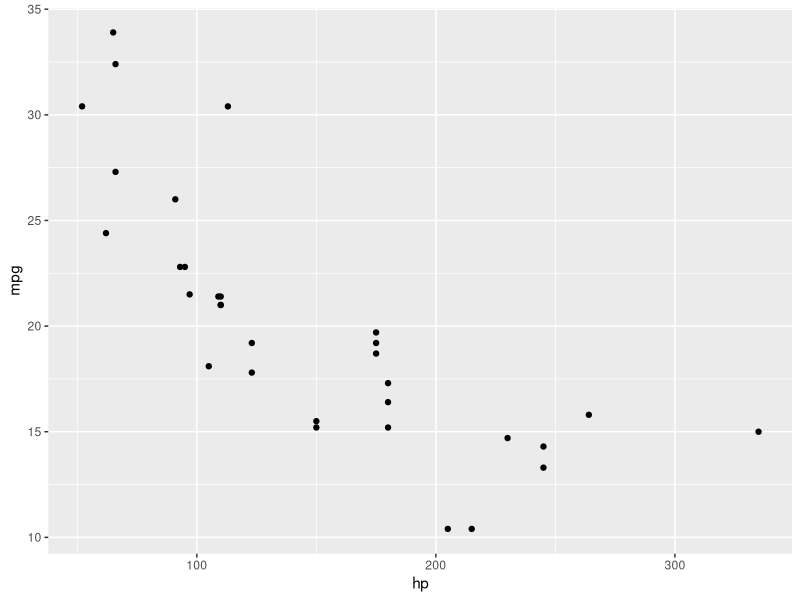
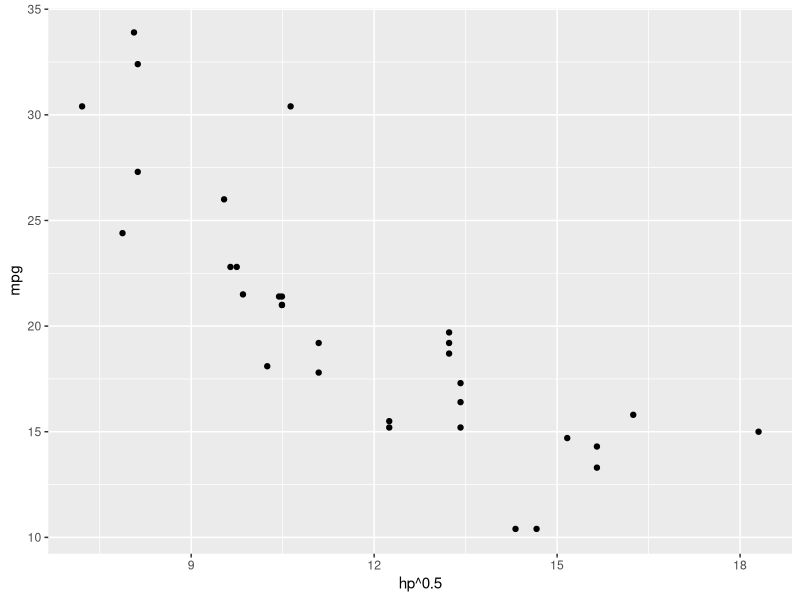
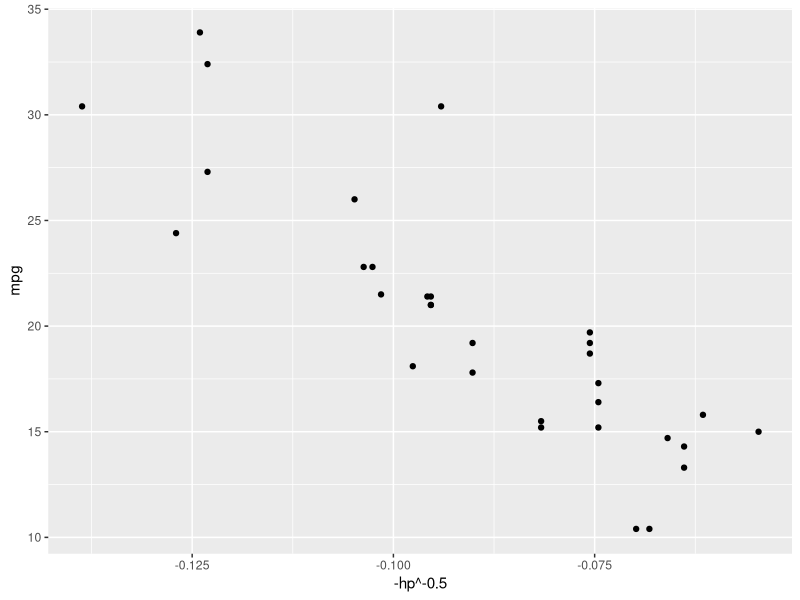
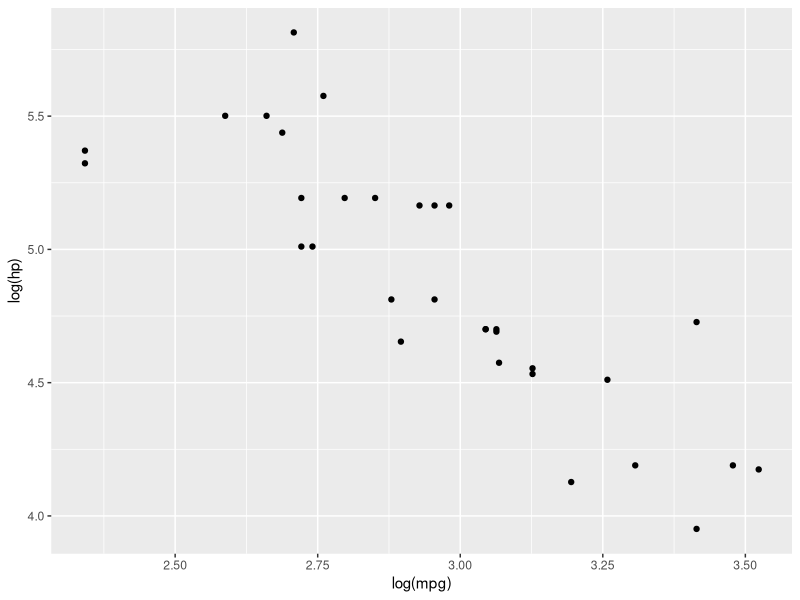
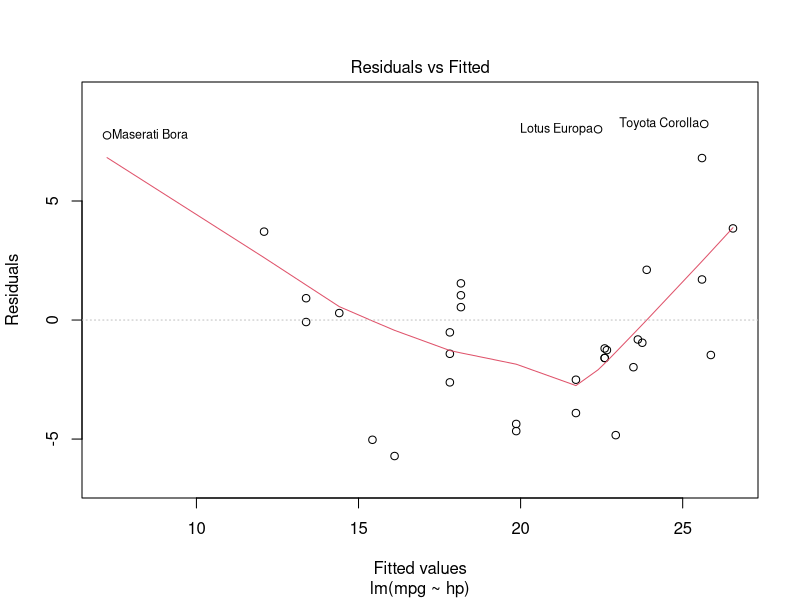
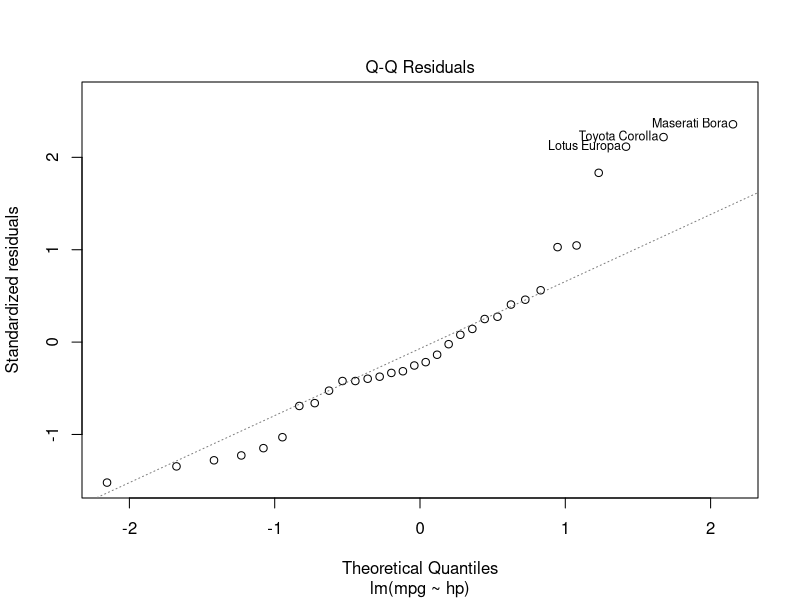
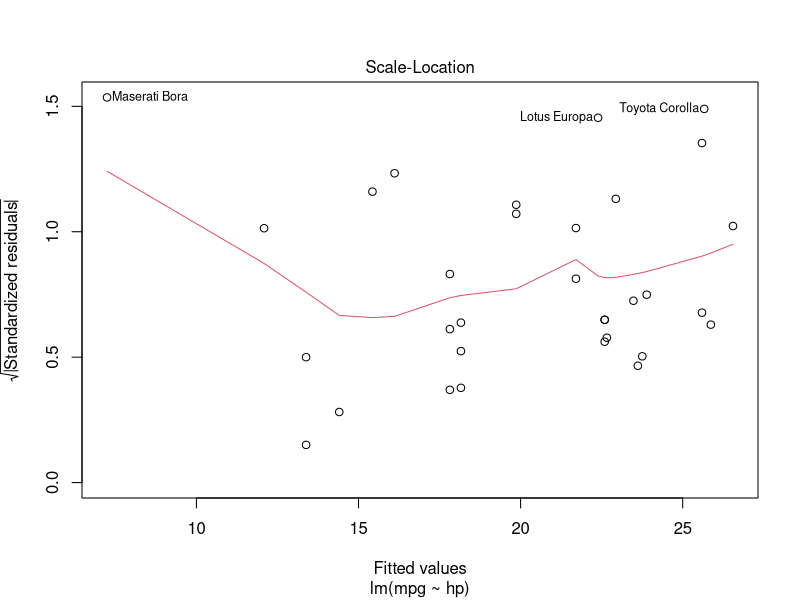
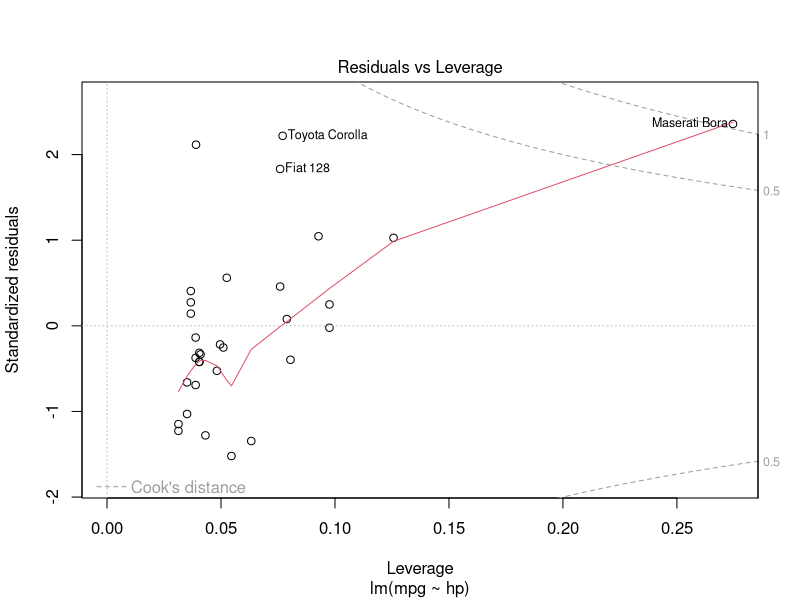

Reproduce these figures in R, in order. (Note: this script raises an error after producing the figures.)
library(ggplot2)

qplot(hp, mpg, data = mtcars)
qplot(hp^0.5, mpg, data = mtcars)
qplot(-hp^-0.5, mpg, data = mtcars)

fit1 <- lm(mpg ~ hp, mtcars)
fit2 <- lm(mpg ~ I(-hp^-0.7), mtcars)
summary(fit1)
summary(fit2)

qplot(log(mpg), log(hp), data = mtcars)

fit3 <- lm(mpg ~ hp, mtcars)
summary(fit3)

plot(fit3)

library(dplyr)
set.seed(42)

d <- data_frame(y = rnorm(30), x_1 = rnorm(30), x_2 = x_1, x_3 = rnorm(30))

pairs(d)
fit <- lm(y ~ ., d)
summary(fit)

select(d, -y)


data(cars)
qplot(speed, dist, data = cars)
cars <- mutate(cars, speed_2 = speed^2, speed_3 = speed^3)

fit2 <- lm(dist ~ speed, select(cars, -speed_2))
summary(fit2)
vif(fit2)


fit1 <- lm(Fertility ~ ., swiss)
summary(fit1)

cor.test(~ Fertility + Education, swiss)
vif(fit1)

fit2 <- lm(Fertility ~ ., select(swiss, -Examination))
summary(fit2)


#дз1
library(lmtest)
library(dplyr)
hetero_test <-  function(d){
  formula <- as.formula(paste(names(d)[1], "~ ."))
  fit <- lm(formula, d)
  summary(lm(fit$residuals^2 ~ ., select(d, names(d)[-1])))$r.squared
}
hetero_test(mtcars)


#дз2
VIF <-  function(data){
  model <- lm(data[,1] ~ ., as.data.frame(data[,-1]))
  model
  # r <- sapply(2:ncol(data), function(x) summary(lm(data[,x] ~ ., as.data.frame(data[,-c(1, x)])))$r.squared)
  # vifs <- 1/(1-r)
  # names(vifs) <- names(data[,-1])
  # vifs
}

VIF <- function(data)
{
  sapply(names(data[-1]), function(name) {
    m = lm(as.formula(paste(name, "~ .")), data[-1])
    r2 = summary(m)$r.squared
    1 / (1 - r2)})
}
test_data <- as.data.frame(list(X2 = c(-1.2, 0.1, -1.5, 1, -2, 0.4, 1, -1.3, -1.6, -2), X3 = c(1.1, -0.8, 0.3, -0.1, 0.9, -2.1, 2, -0.7, -0.1, -0.6)))
VIF(test_data)
VIF(mtcars)

#дз3
smart_model <-  function(data){
  while(ncol(data) > 2 & any(VIF(data) > 10)){
    delete <- ifelse(any(VIF(data)>10), which.max(VIF(data))+1, NULL)
    data <- data[,-delete]
  }
  lm(data[,1] ~ ., as.data.frame(data[,-1]))$coefficients
}

smart_model2 <-  function(test_data){
  varVif <- VIF(test_data)
  if(any(varVif>10)){
    i <- which.max(varVif)+1 
    print(names(test_data)[i])
    smart_model(test_data[,-i])
  } else {
    lm(as.formula(paste0(names(test_data)[1],"~.")), data=test_data)$coefficients
  }
}


test_data <- data.frame(y = rnorm(30, 5), x1 = rnorm(30, 5))
test_data$x2 <- test_data$x1^2
smart_model(test_data)
smart_model(mtcars)

#дз4
transform_x <-  function(test_data){
  degrees <- seq(-2, 2, by=0.1)
  cors <- sapply(degrees, function(x)
    if (x > 0) cor(test_data[1], test_data[2]^x) else
      if (x == 0) cor(test_data[1], log(test_data[2])) else
        cor(test_data[1], -test_data[2]^x))
  
  best_degree <- degrees[which.max(abs(cors))]
  
  if(best_degree > 0) test_data[[2]]^best_degree else
    if(best_degree == 0) log(test_data[[2]]) else
      -test_data[[2]]^best_degree
}

transform_x_2 = function(data)
{
  do_transform = function(x, lambd) {
    if (lambd > 0) x ^ lambd else if (lambd < 0) -(x ^ lambd) else log(x) }
  
  x_data = data[,2] 
  y_data = data[,1]
  lambdas = seq(-2, 2, 0.1)
  corrs = sapply(lambdas, 
                 function(lambd) cor(do_transform(x_data, lambd), y_data))
  lambda = lambdas[which.max(abs(corrs))]
  #print(lambda)
  do_transform(x_data, lambda)
}

transform_x3 <- function(test_data) {
  y <- test_data[[1]]
  x <- test_data[[2]]
  # Диапазон значений лямбда
  l <- seq(-2, 2, 0.1)
  # Трансформация
  d <- outer(x, l, "^")
  d
  # Изменяем знак
  d[, l < 0] <- -d[, l < 0]
  # Для случая, где лямбда равна нулю
  d[, l == 0] <- log(x)
  
  # Расчёт корреляций
  r <- cor(d, y)[, 1]
  which.max(abs(r))
  # Выбор оптимального значения
  d[,which.max(abs(r))]
}

transform_x3(test_data)

transform_x4 <- function(df, bounds = c(-2, 2), step = 0.1){
  vec <- round(seq(bounds[1], bounds[2], step), 1)
  names(vec) <- round(seq(bounds[1], bounds[2], step), 1)
  vc <- c()
  
  #print(vec == 0)
  
  for (i in vec){
    if (isTRUE(all.equal(0, i))) a <- log(df$x)
    else a <- i/abs(i)*df$x^i
    df <- cbind(df, a)
    vc <- c(vc, abs(cor( df[,c(1, ncol(df))] ))[1,2])
  }
  # print(vc)
  # print(vc[which(vc == max(vc))])
  
  return(df[,which(vc == max(vc))+2])
}

set.seed(42)
test_data <- data.frame(y = rnorm(10, 10, 1), x = rnorm(10, 10, 1))  
test_data <- as.data.frame(list(y = c(0.4, 0.42, 0.38, 0.4, 0.41, 0.39, 0.35, 0.39, 0.4, 0.46, 0.4, 0.36, 0.42, 0.43, 0.4, 0.44, 0.36, 0.42, 0.47, 0.39), x = c(10.51, 8.75, 11.54, 10.44, 9.43, 11.49, 14.22, 11.22, 10.14, 7.07, 10.2, 13.5, 8.81, 8.69, 10.73, 7.93, 13, 8.81, 7.34, 11.32)))
transform_x(test_data)


benchmark(transform_x(test_data), replications = 100)
benchmark(transform_x_2(test_data), replications = 100)
benchmark(transform_x3(test_data), replications = 100)
benchmark(transform_x4(test_data), replications = 100)








